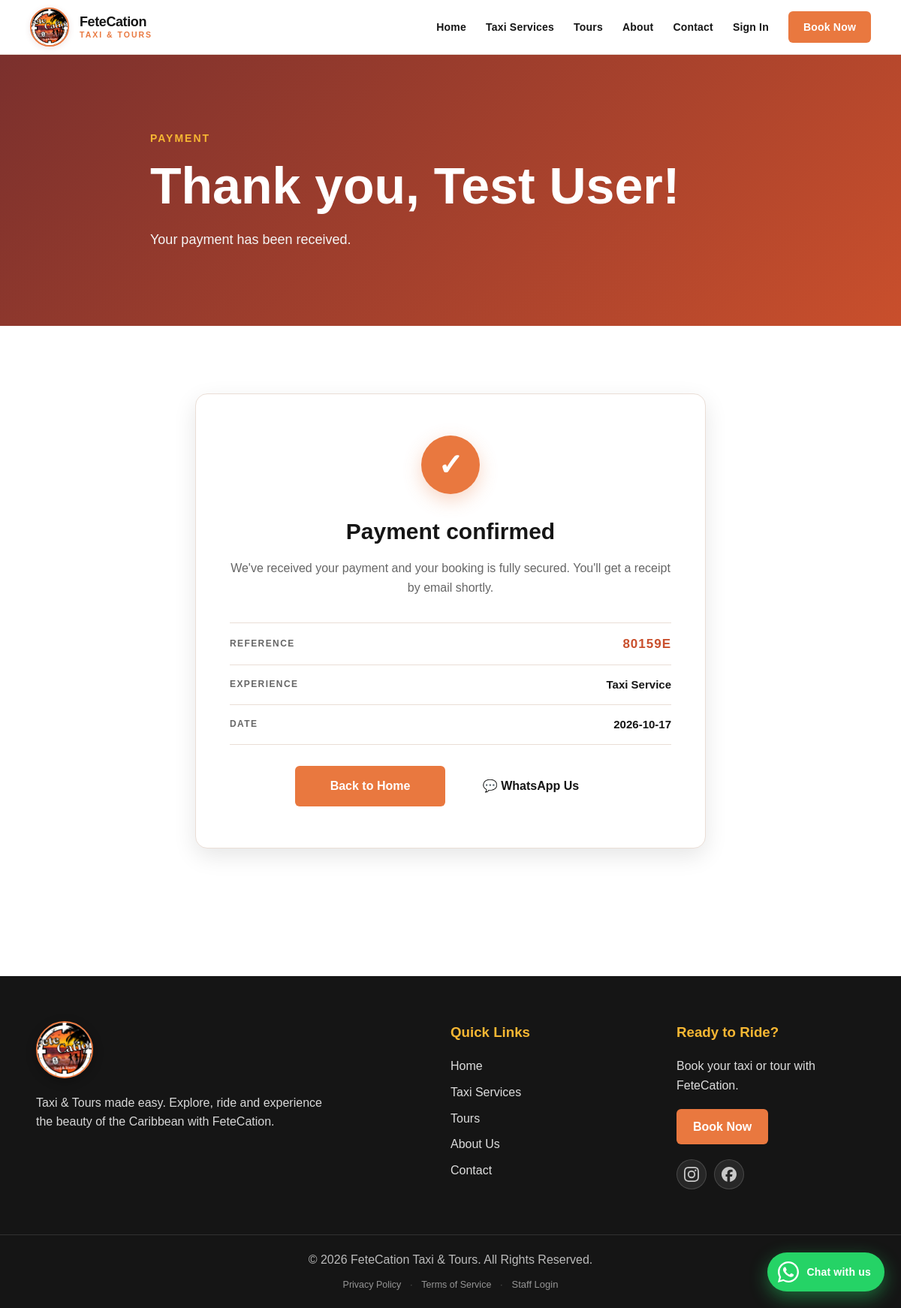
The page /payment-success.php?ref=80159E on the database its author committed.
### tables this page shows
CREATE TABLE `bookings` (
  `BookingID` int(11) NOT NULL,
  `Reference` varchar(20) NOT NULL,
  `Name` varchar(150) NOT NULL,
  `Email` varchar(150) NOT NULL,
  `Phone` varchar(40) DEFAULT NULL,
  `CustomerID` int(11) DEFAULT NULL,
  `BookingType` enum('Taxi','Tour') NOT NULL DEFAULT 'Taxi',
  `TourID` int(11) DEFAULT NULL,
  `TourSlug` varchar(80) DEFAULT NULL,
  `VehicleID` int(11) DEFAULT NULL,
  `PickupLocation` varchar(255) DEFAULT NULL,
  `DropoffLocation` varchar(255) DEFAULT NULL,
  `BookingDate` date NOT NULL,
  `BookingTime` time DEFAULT NULL,
  `NumberOfPassengers` int(11) NOT NULL DEFAULT 1,
  `SpecialRequests` text DEFAULT NULL,
  `Notes` text DEFAULT NULL,
  `PaymentOption` enum('full','deposit','on-day') NOT NULL DEFAULT 'on-day',
  `Source` enum('website','whatsapp','phone','walk-in','referral','other') NOT NULL DEFAULT 'website',
  `CustomPrice` decimal(10,2) DEFAULT NULL,
  `AdminNotes` text DEFAULT NULL,
  `Status` enum('Pending','Confirmed','Completed','Cancelled') NOT NULL DEFAULT 'Pending',
  `SubmittedAt` datetime NOT NULL DEFAULT current_timestamp(),
  `IP` varchar(45) DEFAULT NULL,
  `CreatedAt` timestamp NOT NULL DEFAULT current_timestamp()
);

### payment-success.php (the view, shortened to what this page needs)
<?php
require_once __DIR__ . '/includes/database.php';
$ref     = $_GET['ref']   ?? '';
$booking = null;
if ($ref !== '') {
    try {
        $stmt = $pdo->prepare('SELECT * FROM bookings WHERE Reference = ? LIMIT 1');
        $stmt->execute([$ref]);
        $booking = $stmt->fetch();
    } catch (Throwable $e) {}
}
require_once __DIR__ . '/includes/header.php';
?>
<section class="page-hero">
    <div class="container page-hero-content">
        <p class="section-label">PAYMENT</p>
        <h1>Thank you<?= $booking ? ', ' . htmlspecialchars($booking['Name']) : ''; ?>!</h1>
        <p>Your payment has been received.</p>
    </div>
</section>
<section class="content-section">
    <div class="container">
        <div class="success-card">
            <div class="success-icon">✓</div>
            <h2>Payment confirmed</h2>
            <p class="success-subtitle">
                We've received your payment and your booking is fully secured.
                You'll get a receipt by email shortly.
            </p>
            <?php if ($booking): ?>
                <ul class="success-details">
                    <li>
                        <span>Reference</span>
                        <strong><?= htmlspecialchars($booking['Reference']); ?></strong>
                    </li>
                    <li>
                        <span>Experience</span>
                        <strong>
                            <?= htmlspecialchars(
                                ($booking['TourSlug'] === 'taxi' || empty($booking['TourSlug']))
                                    ? 'Taxi Service'
                                    : $booking['TourSlug']
                            ); ?>
                        </strong>
                    </li>
                    <li>
                        <span>Date</span>
                        <strong><?= htmlspecialchars($booking['BookingDate']); ?></strong>
                    </li>
                </ul>
            <?php endif; ?>
            <div class="success-actions">
                <a href="/fetecation/" class="primary-button">Back to Home</a>
                <a href="https://wa.me/14734597407?text=Hi%20FeteCation!"
                   class="secondary-button"
                   target="_blank"
                   rel="noopener">
                    💬 WhatsApp Us
                </a>
            </div>
        </div>
    </div>
</section>
<?php require_once __DIR__ . '/includes/footer.php'; ?>

### rows shown on the page
bookings: Name "Test User", Reference "80159E", TourSlug "Taxi Service", BookingDate "2026-10-17"
